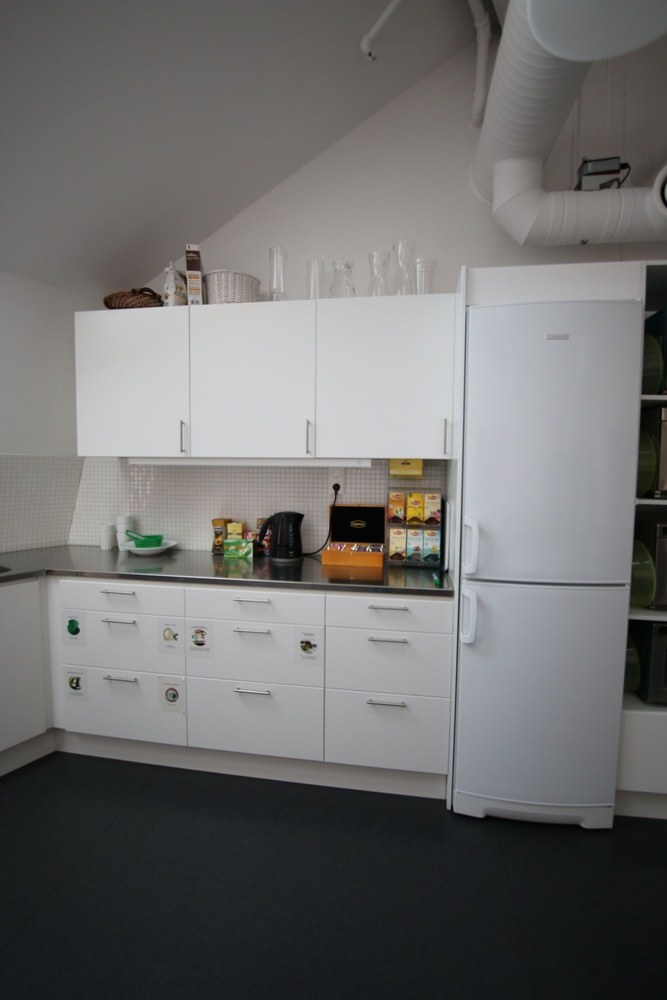
#> input picture LunchRoom/LunchRoom/img30.jpg, 667 x 1000 px, shrunk from 3648 x 5472 before the run, found by its file name
$ python hough_transform_prob.py
#> lines starting #> are read from the running program, lines starting #| are printed output that depends on the picture; after the words box and inside, x2 and y2 are one past the last pixel; in counts of white or black regions, pixels touching at a corner belong together
import cv2
import numpy as np

img = cv2.imread('My Images/img30.jpg')
#> img is the input picture: shape (1000, 667, 3); mean B, G, R 110.3, 111, 111.4
gray = cv2.cvtColor(img,cv2.COLOR_BGR2GRAY)
edges = cv2.Canny(gray,50,150,apertureSize = 3)
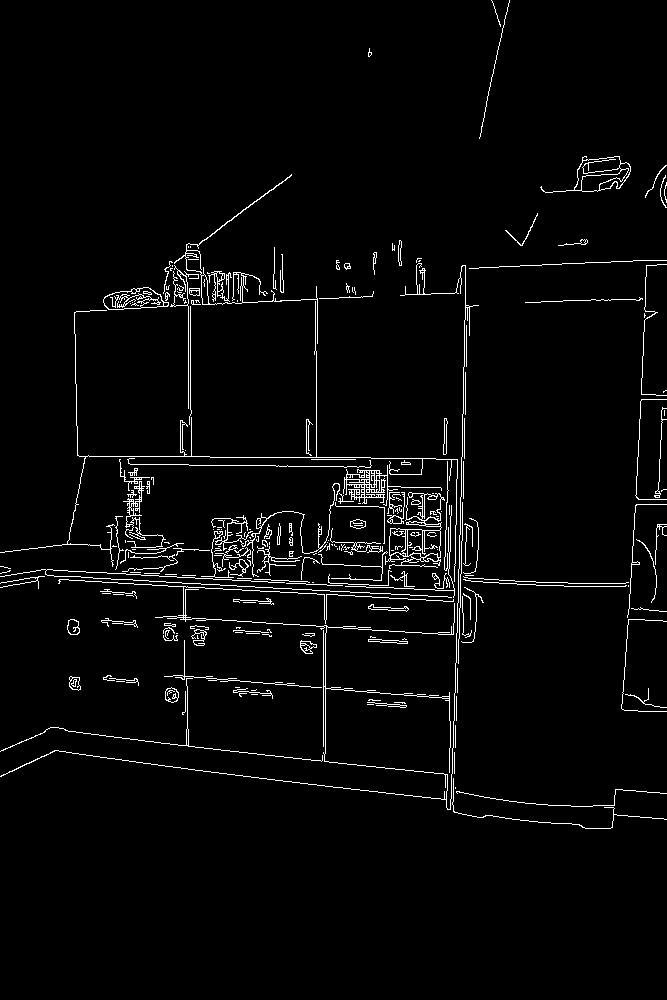
#> edges: shape (1000, 667); 2.9% white in thin lines or dots, all inside (x1, y1, x2, y2) = (0, 0, 667, 829)
minLineLength = 100
maxLineGap = 10
lines = cv2.HoughLinesP(edges,1,np.pi/180,100,minLineLength,maxLineGap)
#> lines = 154 rows, first 6: [465, 400, 465, 372], [357, 596, 371, 596], [458, 602, 458, 575], [453, 796, 453, 778], [102, 582, 113, 582], [185, 583, 200, 583]
for x1,y1,x2,y2 in lines[0]:
    cv2.line(img,(x1,y1),(x2,y2),(0,255,0),2)
#> this loop made 1 pass
#> img: shape (1000, 667, 3); 0.01% of pixels changed, all inside (x1, y1, x2, y2) = (464, 371, 467, 402)

cv2.imshow('hough lines', img)
cv2.waitKey(0)
cv2.destroyAllWindows()
#cv2.imwrite('houghlines5.jpg',img)

$ run again, with LunchRoom/LunchRoom/img01.jpg copied over LunchRoom/LunchRoom/img30.jpg
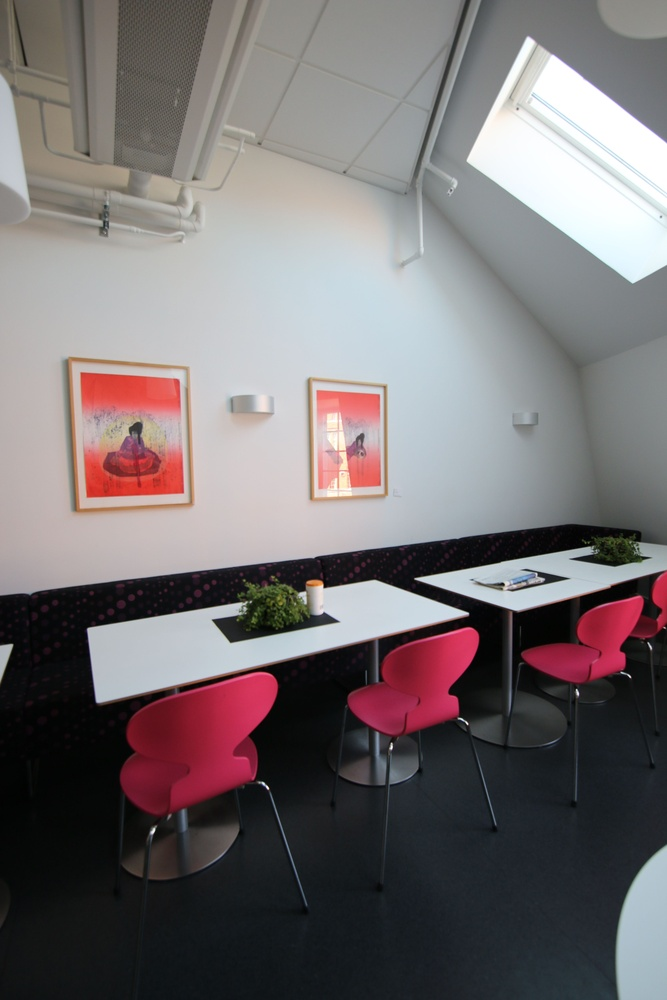
#> input picture LunchRoom/LunchRoom/img01.jpg, 667 x 1000 px, shrunk from 3648 x 5472 before the run, found by its file name
#> img is the input picture: shape (1000, 667, 3); mean B, G, R 113.5, 112, 118.5
#> `gray = cv2.cvtColor(img,cv2.COLOR_BGR2GRAY)`:
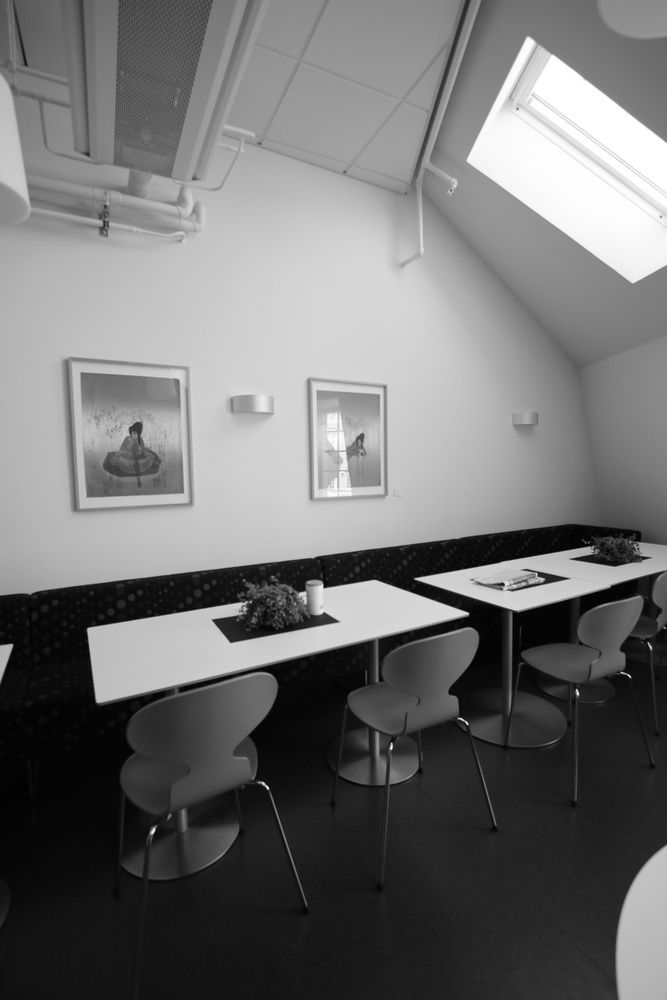
#> gray: shape (1000, 667); min 1, max 255, mean 114.1
#> `edges = cv2.Canny(gray,50,150,apertureSize = 3)`:
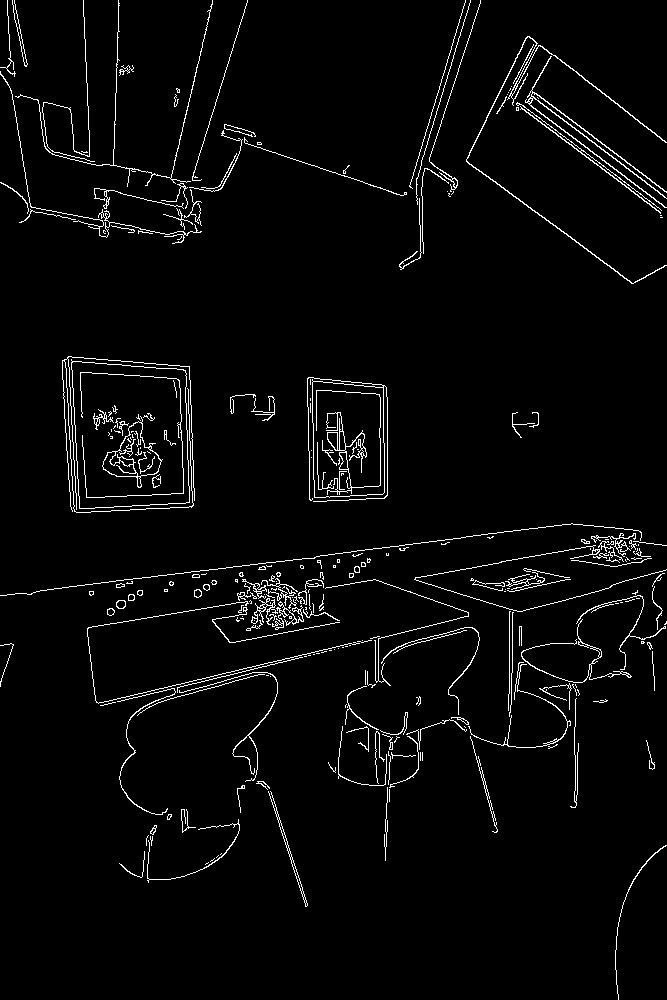
#> edges: shape (1000, 667); 3.2% white in thin lines or dots
#> lines = 90 rows, first 6: [399, 545, 444, 540], [239, 669, 250, 667], [417, 628, 432, 625], [530, 105, 585, 147], [464, 52, 472, 26], [584, 154, 631, 190]
#> the loop `for x1,y1,x2,y2 in lines[0]:` made 1 pass

$ run again, with LunchRoom/LunchRoom/img02.jpg copied over LunchRoom/LunchRoom/img30.jpg
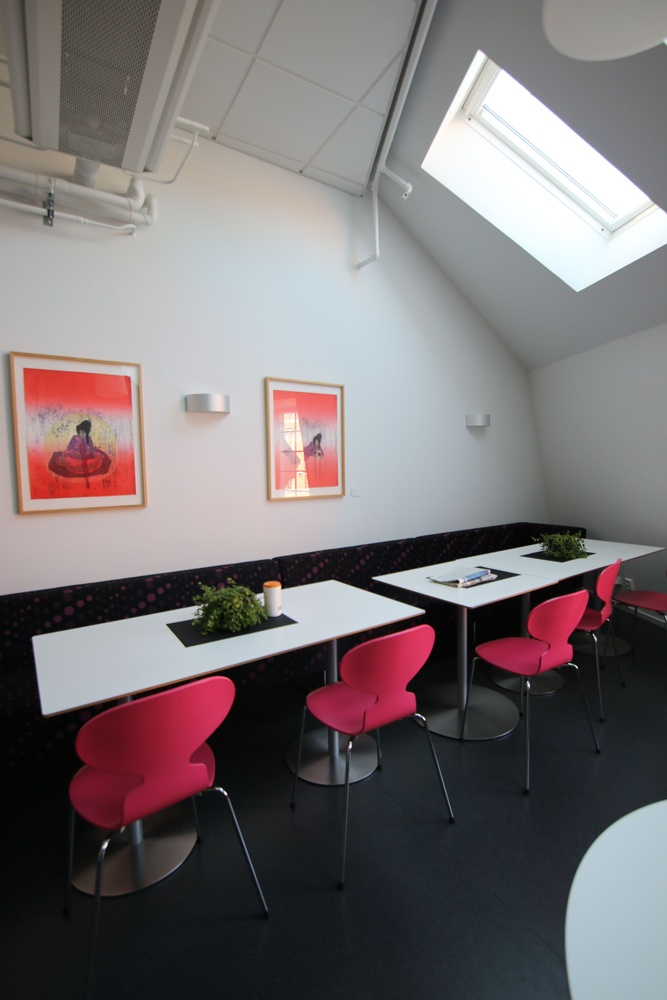
#> input picture LunchRoom/LunchRoom/img02.jpg, 667 x 1000 px, shrunk from 3648 x 5472 before the run, found by its file name
#> img is the input picture: shape (1000, 667, 3); mean B, G, R 115.4, 113.8, 120.6
#> `gray = cv2.cvtColor(img,cv2.COLOR_BGR2GRAY)`:
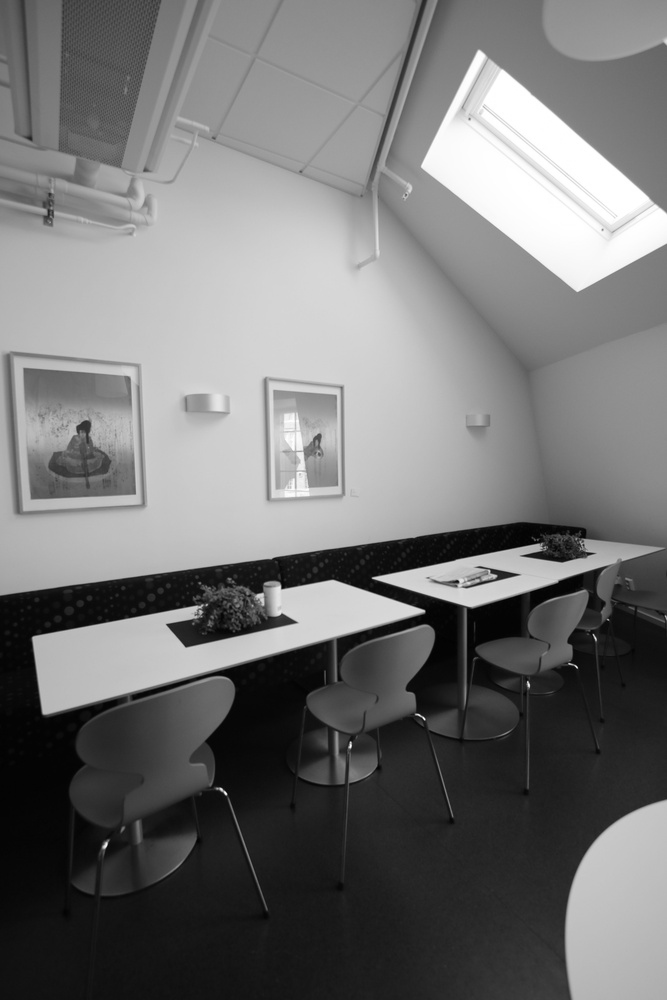
#> gray: shape (1000, 667); min 1, max 255, mean 116
#> `edges = cv2.Canny(gray,50,150,apertureSize = 3)`:
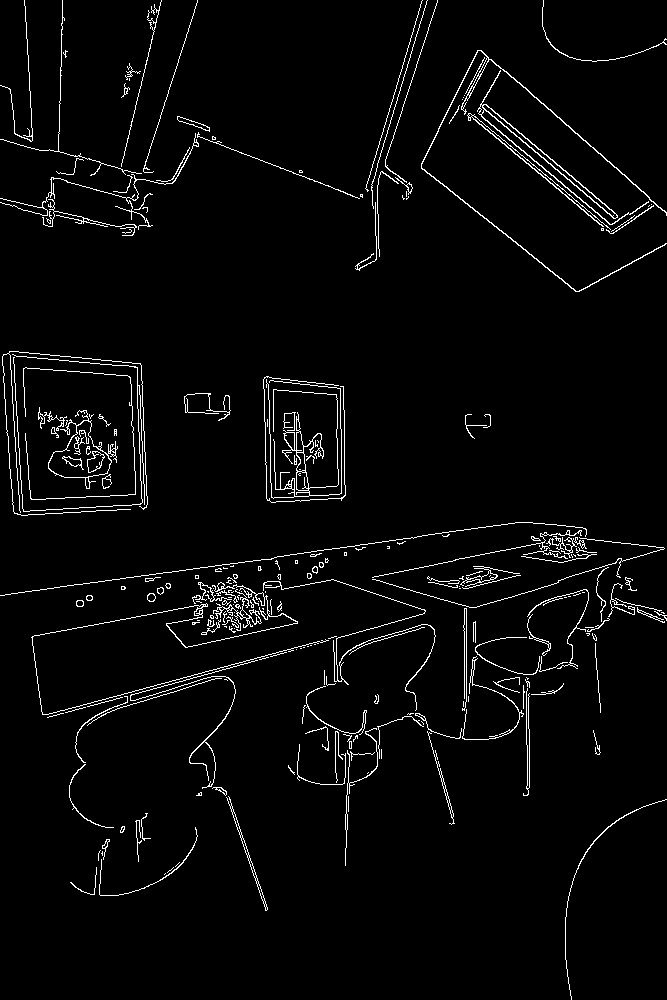
#> edges: shape (1000, 667); 3.2% white in thin lines or dots
#> lines = 83 rows, first 6: [83, 583, 96, 582], [132, 691, 156, 685], [479, 527, 495, 525], [449, 531, 462, 530], [333, 548, 353, 546], [409, 617, 424, 613]
#> the loop `for x1,y1,x2,y2 in lines[0]:` made 1 pass

$ run again, with LunchRoom/LunchRoom/img03.jpg copied over LunchRoom/LunchRoom/img30.jpg
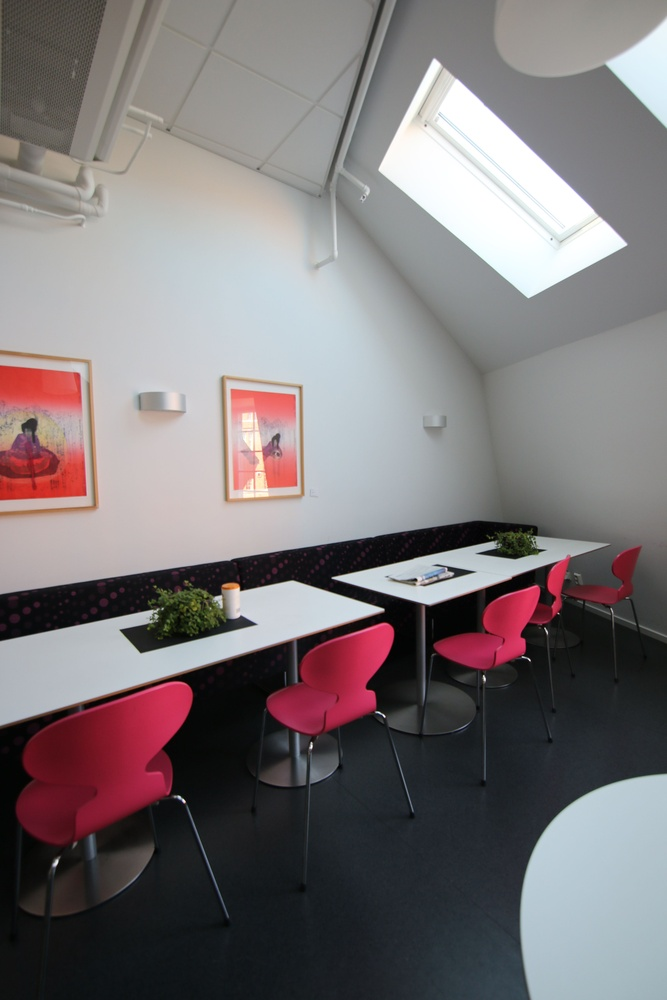
#> input picture LunchRoom/LunchRoom/img03.jpg, 667 x 1000 px, shrunk from 3648 x 5472 before the run, found by its file name
#> img is the input picture: shape (1000, 667, 3); mean B, G, R 119.3, 117.6, 124
#> `gray = cv2.cvtColor(img,cv2.COLOR_BGR2GRAY)`:
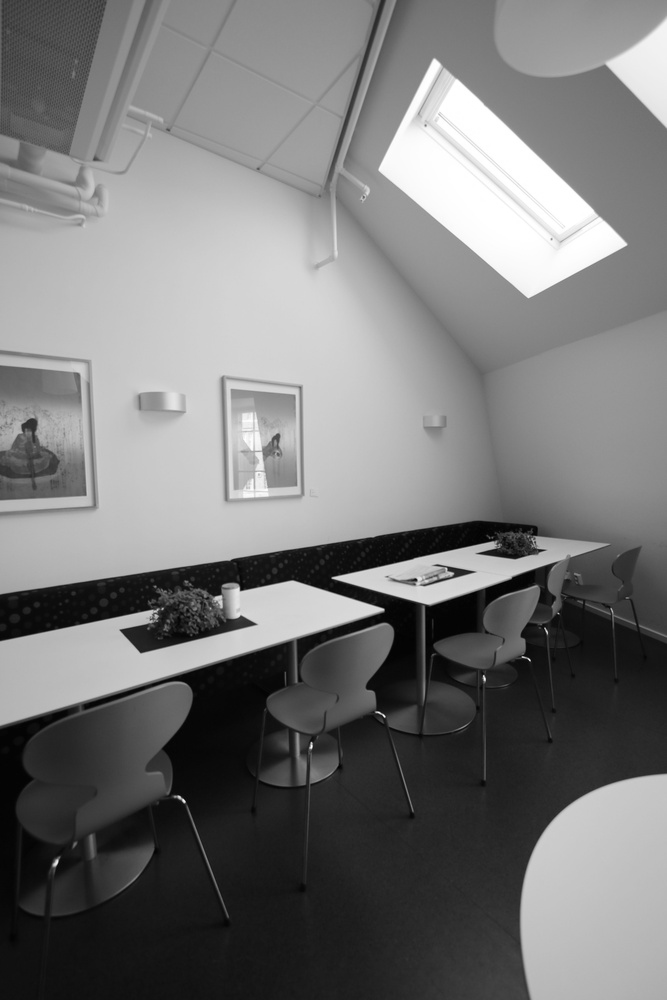
#> gray: shape (1000, 667); min 0, max 255, mean 119.7
#> `edges = cv2.Canny(gray,50,150,apertureSize = 3)`:
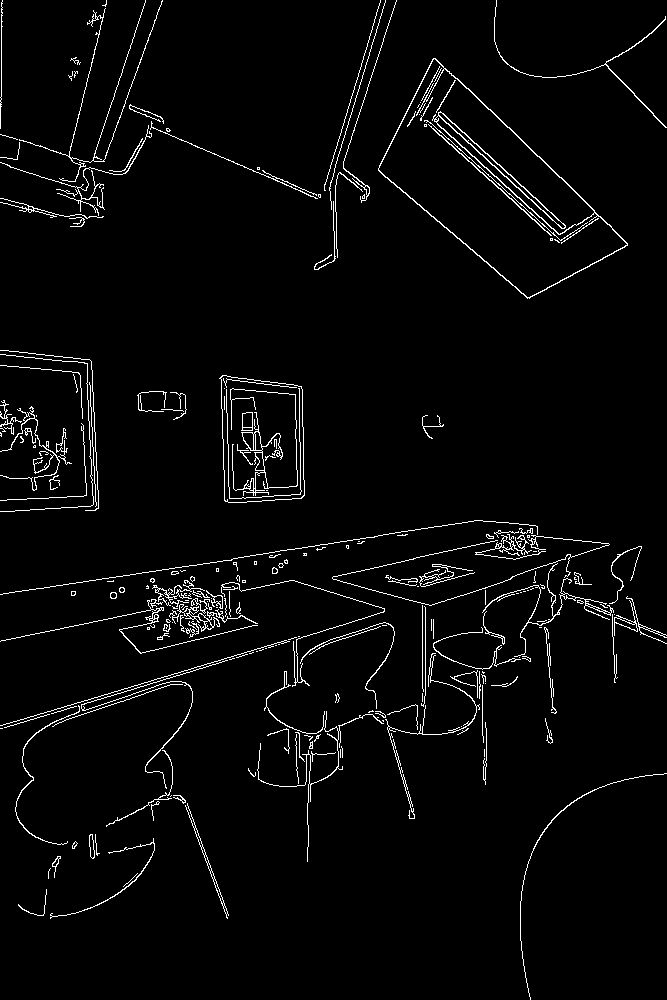
#> edges: shape (1000, 667); 3.1% white in thin lines or dots
#> lines = 80 rows, first 6: [346, 623, 373, 615], [360, 538, 371, 537], [383, 534, 413, 530], [200, 668, 211, 665], [334, 154, 337, 143], [98, 699, 119, 693]
#> the loop `for x1,y1,x2,y2 in lines[0]:` made 1 pass
